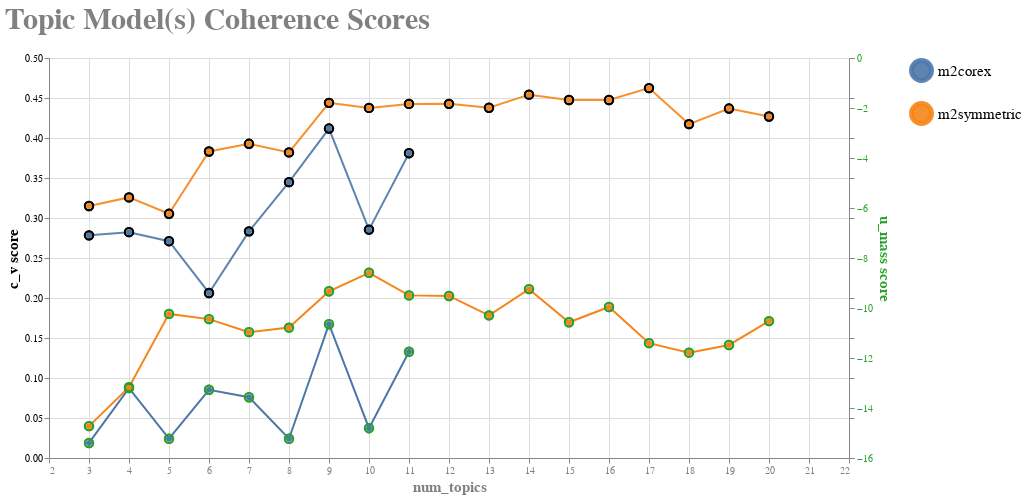

Notebook code for this chart:
### Code cell
comp_coherence_chart

### Figure 1 — Vega-Lite specification as saved in the notebook (floating-point values rounded to 4 significant figures)
{"config": {"view": {"continuousWidth": 300, "continuousHeight": 300}, "axis": {"titleFont": "Courier", "titleFontSize": 15}, "axisBottom": {"labelColor": "gray", "titleColor": "gray", "titleFont": "Courier"}, "axisLeft": {"labelColor": "black", "titleColor": "black", "titleFont": "Courier"}, "axisRight": {"labelColor": "#2ca02c", "titleColor": "#2ca02c", "titleFont": "Courier"}, "legend": {"labelFont": "Courier", "labelFontSize": 15, "labelOverlap": false, "symbolSize": 400, "symbolStrokeWidth": 5, "title": null, "titleFontSize": 15}, "title": {"anchor": "start", "color": "gray", "font": "Courier", "fontSize": 30}}, "layer": [{"mark": {"type": "line"}, "encoding": {"color": {"field": "model_name", "type": "nominal"}}, "transform": [{"fold": ["c_v", "u_mass"], "as": ["Measure", "Value"]}]}, {"mark": {"type": "line", "opacity": 0.9, "point": true}, "encoding": {"color": {"field": "model_name", "type": "nominal"}, "tooltip": [{"field": "c_v", "type": "quantitative"}, {"field": "model_name", "type": "nominal"}, {"field": "num_topics", "type": "quantitative"}], "x": {"field": "num_topics", "type": "quantitative"}, "y": {"field": "c_v", "title": "c_v score", "type": "quantitative"}}, "transform": [{"fold": ["c_v", "u_mass"], "as": ["Measure", "Value"]}]}, {"mark": {"type": "line", "opacity": 1, "point": true}, "encoding": {"color": {"field": "model_name", "type": "nominal"}, "tooltip": [{"field": "u_mass", "type": "quantitative"}, {"field": "model_name", "type": "nominal"}, {"field": "num_topics", "type": "quantitative"}], "x": {"field": "num_topics", "type": "quantitative"}, "y": {"field": "u_mass", "title": "u_mass score", "type": "quantitative"}}, "transform": [{"fold": ["c_v", "u_mass"], "as": ["Measure", "Value"]}]}, {"mark": {"type": "circle", "fillOpacity": 0, "size": 70, "stroke": "#2ca02c"}, "encoding": {"color": {"field": "model_name", "type": "nominal"}, "tooltip": [{"field": "u_mass", "type": "quantitative"}, {"field": "model_name", "type": "nominal"}, {"field": "num_topics", "type": "quantitative"}], "x": {"field": "num_topics", "type": "quantitative"}, "y": {"axis": {"labels": false}, "field": "u_mass", "title": "", "type": "quantitative"}}, "transform": [{"fold": ["c_v", "u_mass"], "as": ["Measure", "Value"]}]}, {"mark": {"type": "circle", "fillOpacity": 0, "size": 70, "stroke": "black"}, "encoding": {"color": {"field": "model_name", "type": "nominal"}, "tooltip": [{"field": "c_v", "type": "quantitative"}, {"field": "model_name", "type": "nominal"}, {"field": "num_topics", "type": "quantitative"}], "x": {"field": "num_topics", "scale": {"domain": [2, 20.9]}, "type": "quantitative"}, "y": {"axis": {"labels": false}, "field": "c_v", "title": "", "type": "quantitative"}}, "transform": [{"fold": ["c_v", "u_mass"], "as": ["Measure", "Value"]}]}], "data": {"name": "data-0aa9a707cfd9ba8b77460b8082ebe600"}, "height": 400, "resolve": {"scale": {"y": "independent"}}, "title": {"text": ["Topic Model(s) Coherence Scores"], "subtitle": [""]}, "width": 800, "$schema": "https://vega.github.io/schema/vega-lite/v5.8.0.json", "datasets": {"data-0aa9a707cfd9ba8b77460b8082ebe600": [{"c_v": 0.2783, "u_mass": -15.4, "num_topics": 3, "model_name": "m2corex"}, {"c_v": 0.2823, "u_mass": -13.2, "num_topics": 4, "model_name": "m2corex"}, {"c_v": 0.271, "u_mass": -15.23, "num_topics": 5, "model_name": "m2corex"}, {"c_v": 0.2063, "u_mass": -13.27, "num_topics": 6, "model_name": "m2corex"}, {"c_v": 0.2833, "u_mass": -13.57, "num_topics": 7, "model_name": "m2corex"}, {"c_v": 0.3448, "u_mass": -15.23, "num_topics": 8, "model_name": "m2corex"}, {"c_v": 0.4118, "u_mass": -10.65, "num_topics": 9, "model_name": "m2corex"}, {"c_v": 0.2855, "u_mass": -14.81, "num_topics": 10, "model_name": "m2corex"}, {"c_v": 0.381, "u_mass": -11.75, "num_topics": 11, "model_name": "m2corex"}, {"c_v": 0.315, "u_mass": -14.73, "num_topics": 3, "model_name": "m2symmetric"}, {"c_v": 0.3257, "u_mass": -13.17, "num_topics": 4, "model_name": "m2symmetric"}, {"c_v": 0.3053, "u_mass": -10.24, "num_topics": 5, "model_name": "m2symmetric"}, {"c_v": 0.3831, "u_mass": -10.44, "num_topics": 6, "model_name": "m2symmetric"}, {"c_v": 0.3928, "u_mass": -10.97, "num_topics": 7, "model_name": "m2symmetric"}, {"c_v": 0.382, "u_mass": -10.78, "num_topics": 8, "model_name": "m2symmetric"}, {"c_v": 0.444, "u_mass": -9.329, "num_topics": 9, "model_name": "m2symmetric"}, {"c_v": 0.4376, "u_mass": -8.59, "num_topics": 10, "model_name": "m2symmetric"}, {"c_v": 0.4426, "u_mass": -9.495, "num_topics": 11, "model_name": "m2symmetric"}, {"c_v": 0.4427, "u_mass": -9.519, "num_topics": 12, "model_name": "m2symmetric"}, {"c_v": 0.4378, "u_mass": -10.29, "num_topics": 13, "model_name": "m2symmetric"}, {"c_v": 0.4542, "u_mass": -9.247, "num_topics": 14, "model_name": "m2symmetric"}, {"c_v": 0.4475, "u_mass": -10.57, "num_topics": 15, "model_name": "m2symmetric"}, {"c_v": 0.4475, "u_mass": -9.961, "num_topics": 16, "model_name": "m2symmetric"}, {"c_v": 0.4624, "u_mass": -11.41, "num_topics": 17, "model_name": "m2symmetric"}, {"c_v": 0.4174, "u_mass": -11.79, "num_topics": 18, "model_name": "m2symmetric"}, {"c_v": 0.4368, "u_mass": -11.48, "num_topics": 19, "model_name": "m2symmetric"}, {"c_v": 0.4268, "u_mass": -10.52, "num_topics": 20, "model_name": "m2symmetric"}]}}
